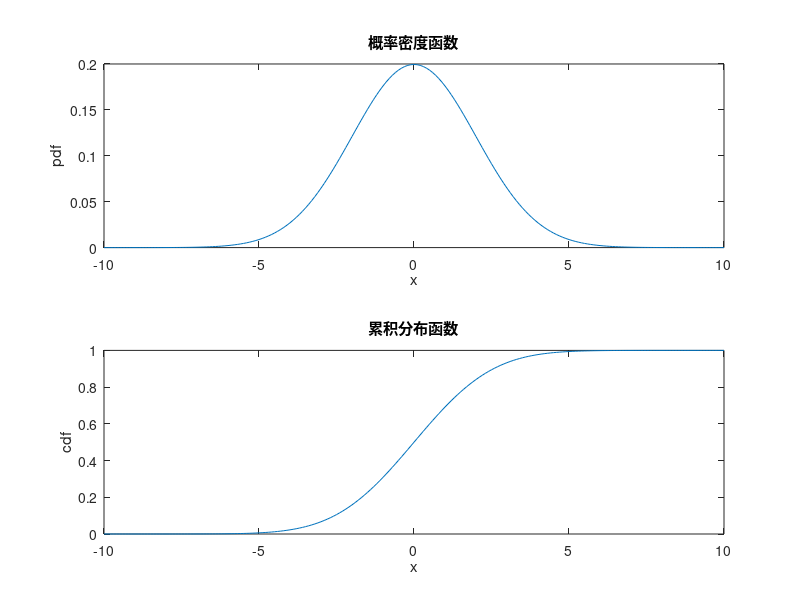

The MATLAB script that drew this image:
%%%%%%%%%%%%%%%%%%%%%%%%%%%%%%%%%%
%       随机信号分析实验
% 功能：绘制高斯随机变量的概率密度和概率分布曲线
% 作者：BenSmithLight
% 开源地址：https://github.com/BenSmithLight/Stochastic-signal-analysis-experiment
%%%%%%%%%%%%%%%%%%%%%%%%%%%%%%%%%%

%% 产生高斯随机变量
% 定义高斯分布的参数
mu = 0; % 均值
sigma = sqrt(4); % 标准差

% 定义x轴的范围
x = -10:0.1:10;

% 计算cdf和pdf的值
y_cdf = cdf('Normal', x, mu, sigma); % cdf 值
y_pdf = pdf('Normal', x, mu, sigma); % pdf 值

%% 绘制曲线
figure;
subplot(2, 1, 1); % 绘制pdf
plot(x, y_pdf);
xlabel('x'); ylabel('pdf');
title('概率密度函数');

subplot(2, 1, 2); % 绘制cdf
plot(x, y_cdf);
xlabel('x'); ylabel('cdf');
title('累积分布函数');
